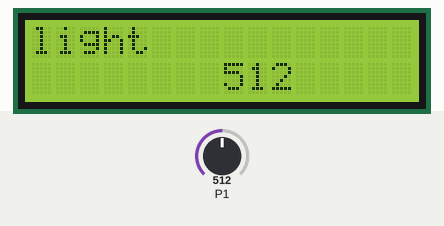
Recording of a program running on a simulated BBC micro:bit (MakeCode). On the bench: 16×2 character LCD. The test bench sets the inputs (shaded band); at power-on: P1 = 512 (analog values on the 0–1023 scale).

Above: at 1.2 s.
1.3 s: P1 set to 716
At 2.0 s:
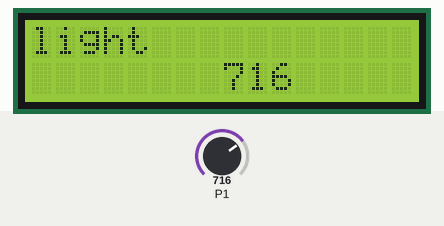
4.4 s: P1 set to 900
At 5.2 s:
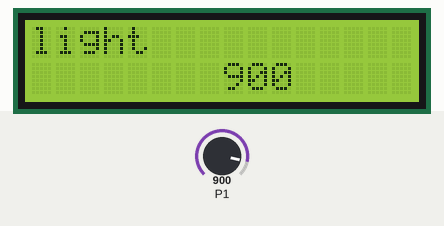
6.3 s: P1 set to 1023
At 6.8 s:
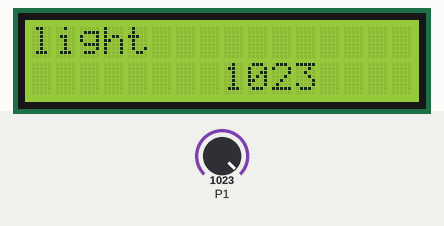
Timing chart, 0 to 9.3 s (numbered marks = the images above; inputs shaded):
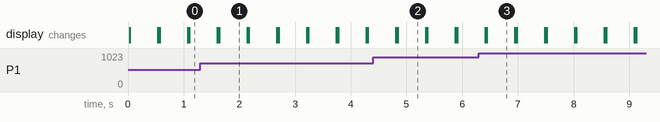

The program:

main.ts
```typescript
let φως = 0
I2C_LCD1602.LcdInit(39)
I2C_LCD1602.clear()
basic.forever(function () {
    I2C_LCD1602.ShowString("light", 0, 0)
    φως = pins.analogReadPin(AnalogPin.P1)
    I2C_LCD1602.ShowNumber(φως, 8, 1)
    basic.pause(500)
    I2C_LCD1602.clear()
})
```

test.ts
```typescript
// οι δοκιμές πηγαίνουν εδώ, δεν θα γίνει εκτέλεση όταν αυτό το πακέτο χρησιμοποιηθεί ως επέκταση.
```

Measured:
- after the input at 1.3 s, the display: first differs from a run without the input after 0.34 s (image 1)
- after the input at 4.4 s, the display: first differs from a run without the input after 0.44 s (image 2)
- after the input at 6.3 s, the display: first differs from a run without the input after 0.14 s (image 3)
- what the display in image 1 shows lasts 0.5 s, from 1.6 s to 2.1 s
